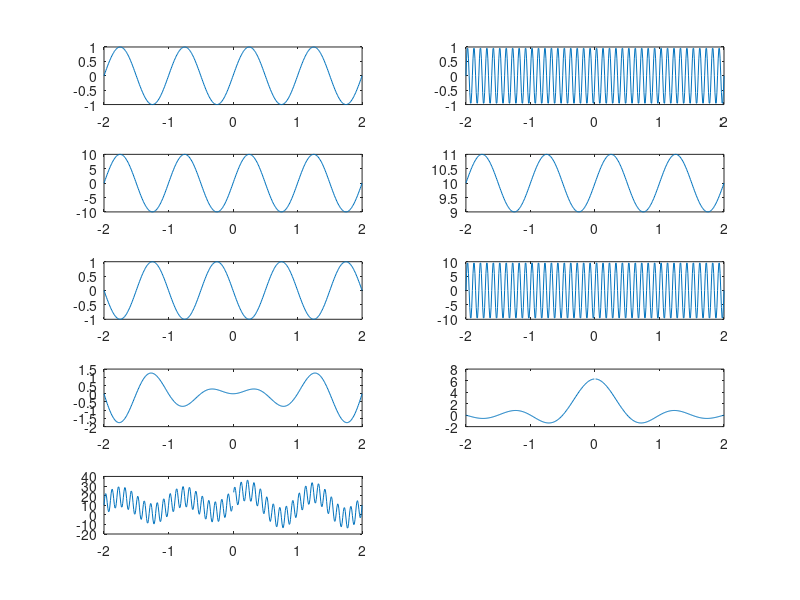

Source code (MATLAB):
t = -2:0.01:2;

y1=sin(2*pi*t);
y2=sin(2*pi*10*t);
y3=10*sin(2*pi*t);
y4=sin(2*pi*t)+10;
y5=sin(2*pi*(t-0.5));
y6=10*sin(2*pi*10*t);
y7=t.*sin(2*pi*t);
y8=sin(2*pi*t)./t;
y9=y1+y2+y3+y4+y5+y6+y7+y8;

subplot(5,2,1);
plot(t,y1);

subplot(5,2,2);
plot(t,y2);

subplot(5,2,3);
plot(t,y3);

subplot(5,2,4);
plot(t,y4);

subplot(5,2,5);
plot(t,y5);

subplot(5,2,6);
plot(t,y6);

subplot(5,2,7);
plot(t,y7);

subplot(5,2,8);
plot(t,y8);


subplot(5,2,9);
plot(t,y9);


